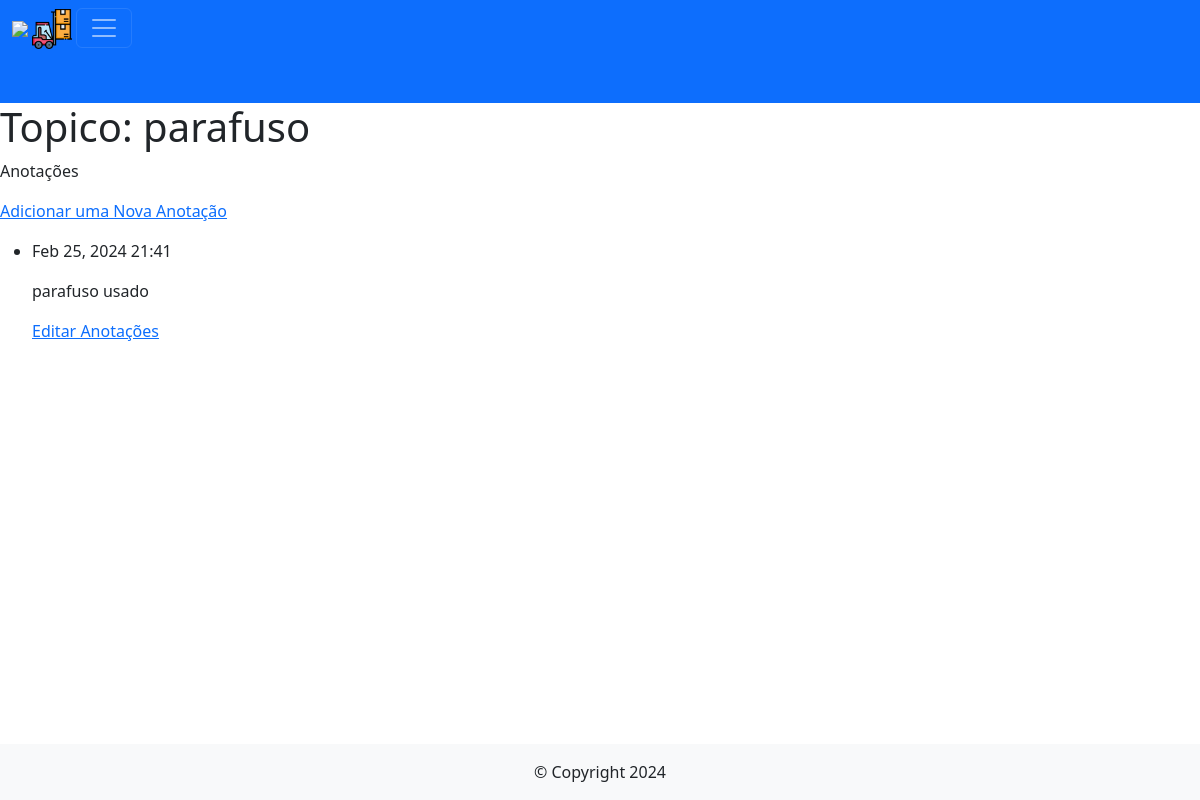
Before: /topics/1/ (signed in) with the older database file.
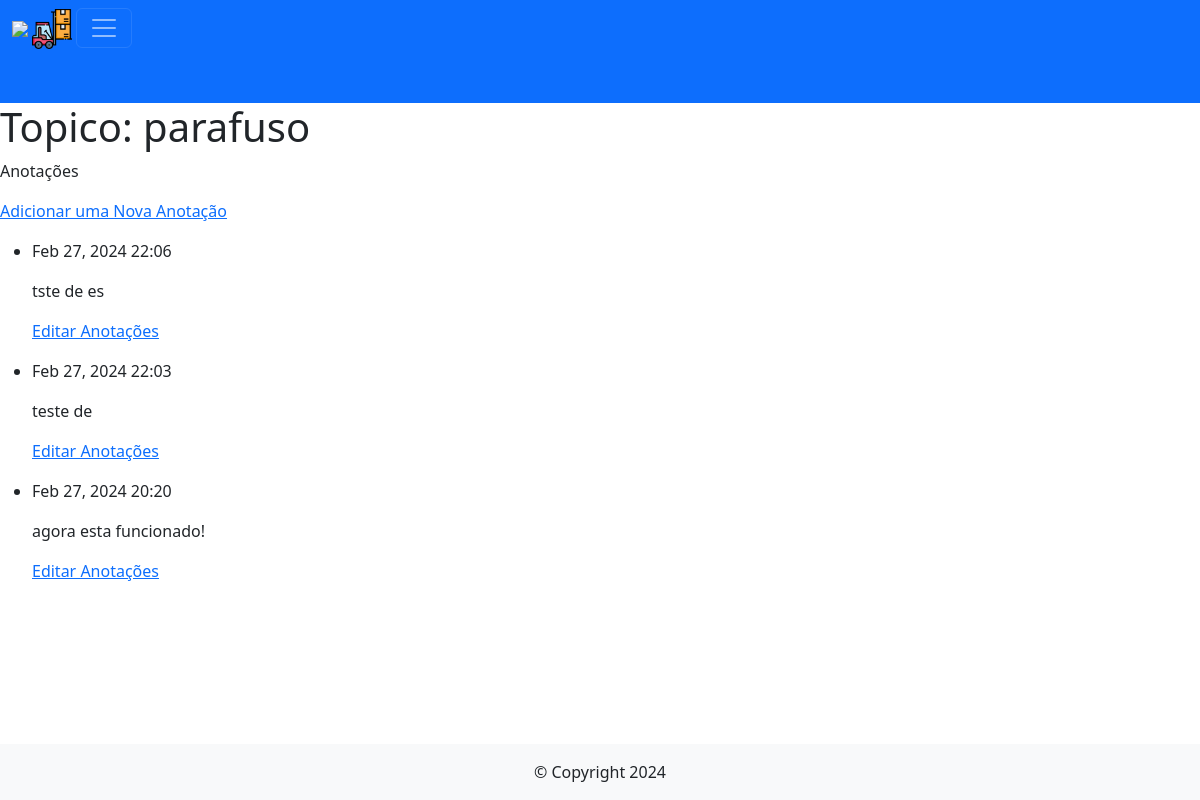
After: the same page with the newer database file.
### projetointegradors/models.py (models this page shows)
class Topic(models.Model): #topico tabela no banco de dados
    text = models.CharField(max_length=200)#define quant max de caracteres
    date_added = models.DateTimeField(auto_now_add=True)#herda de models e define horario p/ os dados
    def __str__(self):#define o painel admin, devolve uma representacao do modelo
        return self.text

class Entry(models.Model):#entrando com informacoes para classe Topic
    topic = models.ForeignKey(Topic, on_delete=models.CASCADE)#chave estrangeira para Topic erdar este modelo relacional
    text = models.TextField()
    date_added = models.DateTimeField(auto_now_add=True)#erda de models e define horario p/ os dados

### projetointegradors/views.py (the view)
# urls.py: path('topics/<topic_id>/', views.topic, name='topic'),#rota para views
@login_required#RESTRICAO DA PAGINA
def topic(request, topic_id):
    topic = Topic.objects.get(id = topic_id)#pega a informação do banco dados
    entries = topic.entry_set.order_by('-date_added')#entradas relacionadas a topic serao ordenadas.
    context = {'topic': topic, 'entries': entries} #recebe dicionario duas chaves;topic e todas relacionadas a topic.
    return render(request, 'projetointegrador/topic.html', context)

### projetointegradors/templates/projetointegrador/topic.html
{% extends "projetointegrador/base.html" %}
{% block content %}
    <h1>Topico: {{ topic }}</h1>
    <p>Anotações</p>
    <p><a href="{% url 'new_entry' topic.id %}">Adicionar uma Nova Anotação</a></p>
    <ul>
        {% for entry in entries %}
        <li>
            <p>{{ entry.date_added | date:'M d, Y H:i'}}</p>
            <p>{{ entry.text | linebreaks }}</p>
        <p><a href="{% url 'edit_entry' entry.id %}">Editar Anotações</a></p>
            </li>
        {% empty %}
        <li>Não há Registro</li>
        {% endfor %}
    </ul>
{% endblock content %}

### projetointegradors/templates/projetointegrador/base.html (shortened to what this page needs)
{% load bootstrap5 %}
{% load static %}
<!DOCTYPE html>
<html lang="pt-br">
    <head>
        {% bootstrap_css %}
    </head>
    <link rel="stylesheet" href="https://cdn.jsdelivr.net/npm/bootstrap@5.2.3/dist/css/bootstrap.min.css">
    <body>
        <nav class="navbar navbar-dark bg-primary navbar-static-top">
            <div class="container-fluid">
                <div class="navebar-header">
                    <img src="{% static '../static/estoque.png' %}" height='40px'>
                    <img src="{% static '../static/estoque2.png' %}" style="position: initial;" height='40px'>
                    <button class="navbar-toggler"
                            type="button"
                            data-bs-toggle="collapse"
                            data-bs-target="#navbar"
                            aria-controls="navbarNavDropdown"
                            aria-expanded="false"
                            aria-label="Toggle navigation">
                        <span class="navbar-toggler-icon"></span>
                    </button>
                        <p class="nav-item"><a class="navbar-brand" href="{% url 'index' %}"></a></p>
                </div>
        </nav>
        <footer class="footer fixed-bottom mt-auto py-3 bg-light">
            <div class="container d-flex align-items-center">
                <span class="text-center mx-auto">© Copyright 2024</span>
            </div>
        </footer>
    </body>
</html>
 {% block content %}
 {% endblock content %}

Changed rows visible on the page:
removed Entry: date_added "Feb 25, 2024 21:41", text "parafuso usado"
added Entry: date_added "Feb 27, 2024 22:06", text "tste de es"
added Entry: date_added "Feb 27, 2024 22:03", text "teste de"
added Entry: date_added "Feb 27, 2024 20:20", text "agora esta funcionado!"
